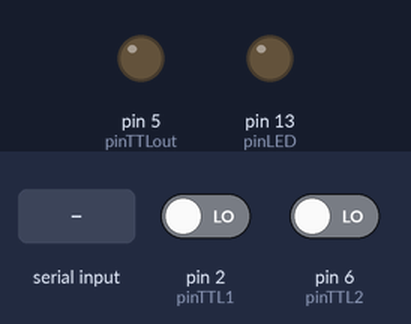
A sketch run on a simulated Arduino Uno, built with avr-gcc and run on an emulated ATmega328P. On the bench: output pins drawn as LEDs (lit = HIGH). The test bench sets the inputs (shaded band); at power-on: pin 2 (pinTTL1) LOW, pin 6 (pinTTL2) LOW.

Above: at 1.2 s.
1.3 s: "H" received over Serial
At 1.8 s:
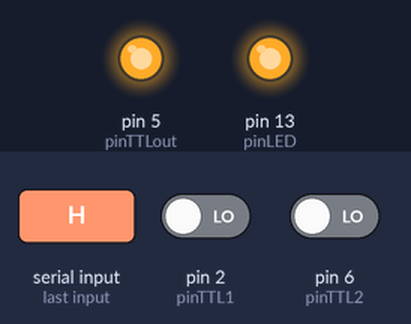
2.8 s: pin 2 (pinTTL1) driven HIGH
At 4.0 s:
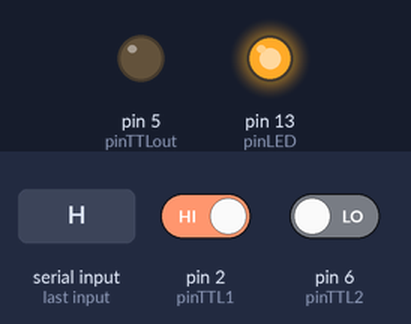
4.3 s: "L" received over Serial
At 5.3 s:
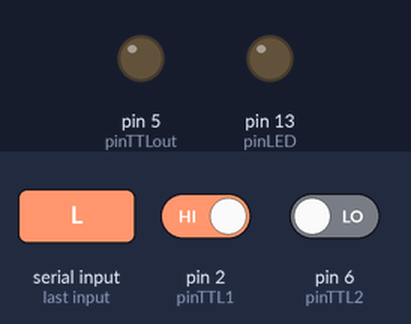
Timing chart, 0 to 7.3 s (numbered marks = the images above; inputs shaded):
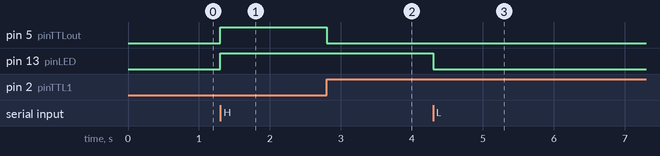

Measured:
- after the input at 1.3 s, pin 5 (pinTTLout), pin 13 (pinLED): LOW → HIGH at once
- after the input at 2.8 s, pin 5 (pinTTLout): HIGH → LOW at once
- after the input at 4.3 s, pin 13 (pinLED): HIGH → LOW at once

The sketch:

Liquid_Crystal_control.ino
```cpp
// (licence header left out)
#define pinTTL1 2 //Needs to be here, because it is an interrupt pin
#define pinTTL2 6
#define pinTTLout 5

#define pinLED 13

const int numPulses = 5;
const int pulseLength = 2000;
volatile int currentPulse = 1;
volatile int prevPulse = 0;
int incomingByte;  // for incoming serial data

void setup(){
  Serial_Init();
  pinMode(pinLED, OUTPUT);
  pinMode(pinTTL1, INPUT);
  pinMode(pinTTL2, INPUT);
  pinMode(pinTTLout, OUTPUT);
  attachInterrupt(0, TTL_1Trigger, RISING);
}

void loop(){
   if (Serial.available() > 0) {
    // read the incoming byte:
    incomingByte = Serial.read();
    if (incomingByte=='H')
    {
     digitalWrite(pinTTLout, HIGH);
     digitalWrite(pinLED, HIGH);
     //Serial.println("Roger That! High");
    }
    else if(incomingByte=='L')
    {
      digitalWrite(pinTTLout, LOW);
      digitalWrite(pinLED, LOW);
      //Serial.println("Roger That! Low");
    }
  //digitalWrite(pinTTLout, LOW);
  delay(50);
  }
}

void TTL_1Trigger(){
  if(!digitalRead(pinTTL2))
  {
    prevPulse = 0;
  }
  if(currentPulse-prevPulse == 1)
  {
    digitalWrite(pinTTLout, HIGH);
    delayMicroseconds(pulseLength);
    digitalWrite(pinTTLout, LOW);
    currentPulse++;
    prevPulse++;
  }
  else
  {
    prevPulse++;
  }
  if (currentPulse > numPulses)
  {
    currentPulse = 1;
  }

}

void Serial_Init(void) {
  Serial.begin(9600);
}
```
